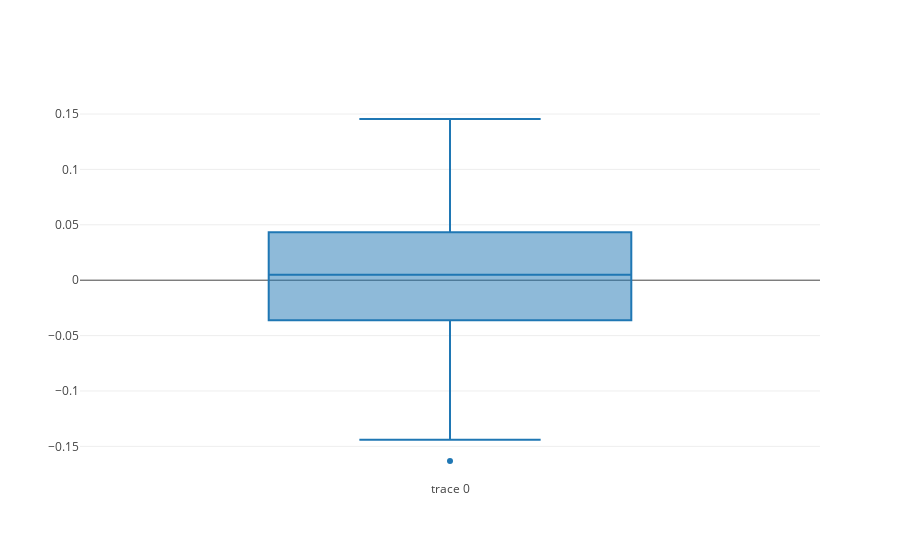

Notebook code for this chart:
### Markdown cell above
## BOX PLOT FOR REGRESSION ##

### Code cell
trace1 = go.Box(
    y = (reg.predict(X_test) - Y_test)
)
data = [trace1]
plot.iplot(data)
